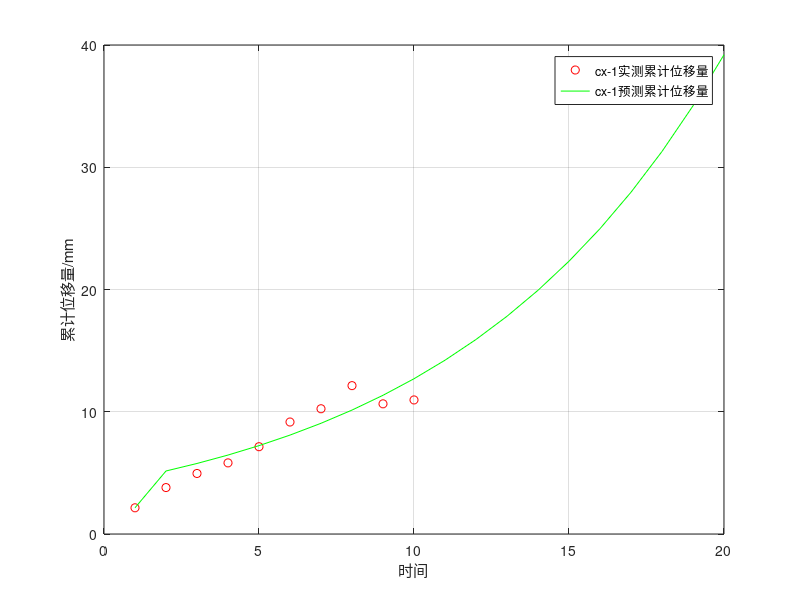

MATLAB code to generate this figure:
clc;
clear;
%原始数列 A
X = [2.144028797 3.798688759 4.951345063 5.818193294 7.140924566 9.160345241 10.24552796 12.13639905 10.64889612 10.96634319];
n = length(X);
B = cumsum(X);%累加
for i = 2:n    %对数列 B 做紧邻均值生成
    Z(i) = (B(i) + B(i - 1))/2; 
end
Z(1) = []; %补充 C（1）
B = [-Z;ones(1,n-1)]
Y = X;
Y(1) = [];
Y = Y';
%使用最小二乘法计算参数 a(发展系数)和b(灰作用量)
U = inv(B*B')*B*Y;
U = U';
a = U(1);
b = U(2);
%预测后续数据
F = []; 
F(1) = X(1);
for i = 2:(n+10)
    F(i) = (X(1)-b/a)/exp(a*(i-1))+ b/a;
end
%对数列 F 累减还原,得到预测出的数据
G = []; G(1) = X(1);
for i = 2:(n+10)
    G(i) = F(i) - F(i-1); 
    %得到预测出来的数据G(i)
end

disp('预测数据为：');
G
n

%模型检验
H = G(1:10);
%计算残差序列
epsilon = X - H;
%相对残差Q检验、计算相对误差序列
delta = abs(epsilon./X);
%计算相对误差Q
disp('相对残差Q检验：')
Q = mean(delta)    
% 若大于 0.2 则不行
%方差比C检验
disp('方差比C检验：')
Z = std(epsilon, 1)/std(X, 1)
%小误差概率P检验
S1 = std(X, 1);
tmp = find(abs(epsilon - mean(epsilon))< 0.6745 * S1);
P = length(tmp)/n;
disp(['小误差概率P检验：',num2str(P)])

%绘制曲线图
t1 = (1:1:10);
t2 = (1:1:20);
plot(t1, X, 'ro'); hold on;
plot(t2, G, 'g-');
xlabel('时间'); ylabel('累计位移量/mm');
legend('cx-1实测累计位移量','cx-1预测累计位移量');
grid on;